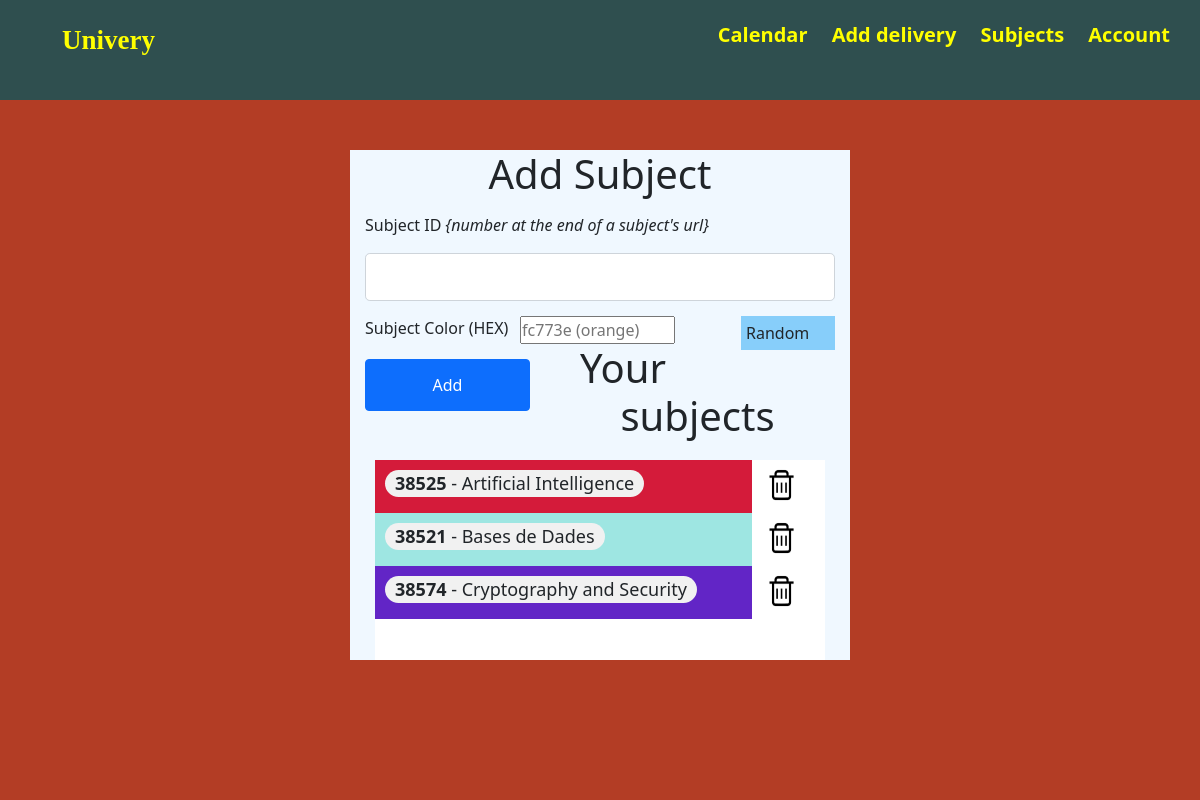
Before: /subjects (signed in) with the older database file.
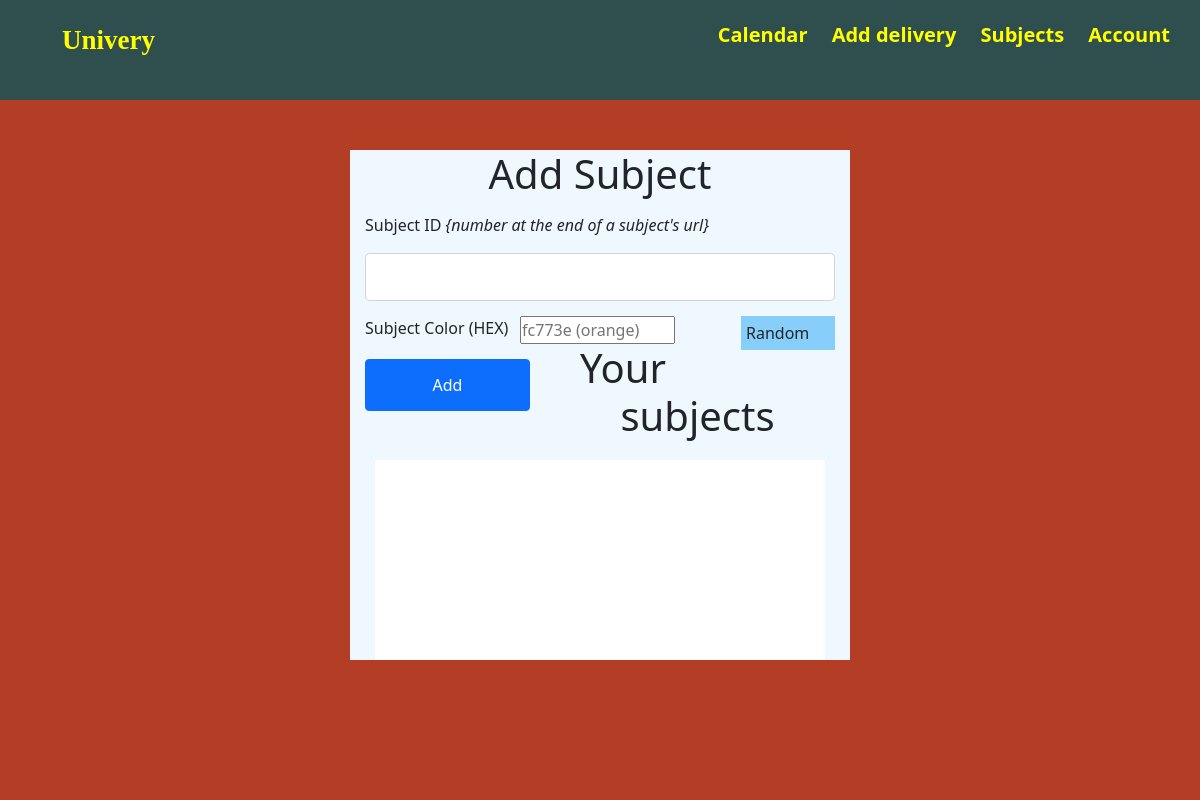
After: the same page with the newer database file.
### app/models.py (models this page shows, shortened)
class Subject(db.Model):
    id = db.Column(db.Integer, primary_key=True)
    identification = db.Column(db.String(15), nullable=False)
    name = db.Column(db.String(50), nullable=False)
    user_id = db.Column(db.Integer, db.ForeignKey('user.id'), nullable=False)
    deliveries = db.relationship('Delivery', backref='subject', lazy=True)
    color = db.Column(db.String(10), nullable=False, default="#ffffff")

### app/subjects/routes.py (the view, shortened to what this page needs)
@subjects.route("/subjects", methods=['GET', 'POST'])
@login_required
def subjects_page():
    form = AddSubjectForm()
    return render_template('subject/add-subject.html', title="Subjects", form=form)

### app/subjects/forms.py (shortened to what this page needs)
class AddSubjectForm(FlaskForm):
    subject_id = StringField('Subject ID',
        validators=[DataRequired(), Length(max=15)])
    subject_color = StringField('Subject Color (HEX)',
        validators=[DataRequired(), Length(max=10)])
    submit = SubmitField('Add')

### app/models.py (called while the page is built)
@login_manager.user_loader
def load_user(user_id):
    return User.query.get(int(user_id))

### app/templates/subject/add-subject.html (shortened to what this page needs)
{% extends "base.html" %}
{% block content %}
<div class="login-page">
    <div class="login-box">
        <form method="POST" action="">
            <h1 class="head-legend">Add Subject</h1>
            <div class="form-group sm-margin">
                <p>{{ form.subject_id.label(class="form-control-label") }} <i>{number at the end of a subject's url}</i></p>
                {% if form.subject_id.errors %}
                {{ form.subject_id(class="form-control form-control-lg is-invalid") }}
                <div class="invalid-feedback">
                    {% for error in form.subject_id.errors %}
                    <span>{{ error }}</span>
                    {% endfor %}
                </div>
                {% else %}
                {{ form.subject_id(class="form-control form-control-lg") }}
                {% endif %}
            </div>
            <div class="form-group sm-margin">
                {{ form.subject_color.label(class="form-control-label left-3") }}
                {% if form.subject_color.errors %}
                {{ form.subject_color(id="color-content", placeholder="fc773e (orange)", class="left-3 is-invalid") }}
                <div class="invalid-feedback">
                    {% for error in form.subject_color.errors %}
                    <span>{{ error }}</span>
                    {% endfor %}
                </div>
                {% else %}
                {{ form.subject_color(id="color-content", placeholder="fc773e (orange)", class="left-3") }}
                {% endif %}
                <div onclick="randomColor()" class="left-3 random-btn">Random</div>
            </div>
            <div class="btn btn-primary sm-margin left-3">
                {{ form.submit(class="btn login-btn") }}
            </div>
        </form>
        <h1 class="head-legend">Your subjects</h1>
        <div class="your-subjects">
            {% for subject in current_user.subjects %}
            <div class="subject-box row">
                <div class="subject-name" style="flex:10;background-color: {{subject.color}};">
                    <p><b>{{subject.identification}}</b> - {{subject.name}}</p>
                </div>
                <div class="subject-action" style="flex:1;">
                    <a href="{{url_for('subjects.subject_remove', id=subject.id)}}"><img src="/static/web_pics/remove.png" alt="" srcset=""></a>
                </div>
            </div>
            {% endfor %}
        </div>
    </div>
</div>
{% endblock content %}

### app/templates/base.html (shortened to what this page needs)
<html lang="en">
<head>
    <link rel="stylesheet" type="text/css" href="/static/style.css">
    <link href="https://cdn.jsdelivr.net/npm/bootstrap@5.0.0-beta1/dist/css/bootstrap.min.css" rel="stylesheet">
</head>
<body>
    <header class="secondary-header">
        <div class="mycontainer left">
            <ul>
                <li><a id="logo" class="link" href="{{ url_for('main.home') }}">Univery</a></li>
            </ul>
        </div>
        <div class="mycontainer right">
            <ul>
                {% if current_user.is_authenticated %}
                <li><a class="link" href="{{ url_for('deliveries.calendar') }}">Calendar</a></li>
                <li><a class="link" href="{{ url_for('deliveries.add_delivery', next=request.endpoint) }}">Add delivery</a></li>
                <li><a class="link" href="{{ url_for('subjects.subjects_page') }}">Subjects</a></li>
                <li><a class="link" href="{{ url_for('users.account') }}">Account</a></li>
                {% else %}
                <li><a class="link" href="{{ url_for('users.login') }}">Login</a></li>
                <li><a class="link" href="{{ url_for('users.register') }}">Register</a></li>
                {% endif %}
            </ul>
        </div>
    </header>
    {% block content %}{% endblock %}
</body>
</html>
</html>

### app/static/style.css (style rules this page uses)
* { margin: 0; padding: 0; box-sizing: border-box; }
.sm-margin { margin: 15px; }
#logo { font-size: 27px; font-family: 'Lucida Sans'; }
.login-box { width: 500px; height: fit-content; margin: 0 auto; margin-top: 50px; background-color: aliceblue; }
.login-btn { color: white !important; }
.login-page { margin-top: 100px; width: 100%; height: 100%; left: 0em; top: 0em; position: fixed; background-color: #b33d25; }
.head-legend { text-align: center; margin-top: 20px; }
.secondary-header { height: 100px; width: 100%; background-color: darkslategrey; }
.secondary-header ul { list-style: none; }
.secondary-header ul li { display: inline-block; margin: 0 10px; }
.link { text-decoration: none; color: yellow; font-weight: bold; font-size: 20px; }
.mycontainer { width: fit-content; margin: 20px; }
.right { float: right; }
.left { float: left; }
.your-subjects { background-color: white; width: 90%; margin: 0 auto; overflow-y: scroll; height: 200px; margin-top: 20px; }
.left-3 { width: 33%; float: left; }
.random-btn { width: 20%; float: right; background-color: lightskyblue; border: none; padding: 5px; margin-left: 40px; cursor: pointer; }

Changed rows visible on the page:
removed Subject: identification "38525", name "Artificial Intelligence"
removed Subject: identification "38521", name "Bases de Dades"
removed Subject: identification "38574", name "Cryptography and Security"
